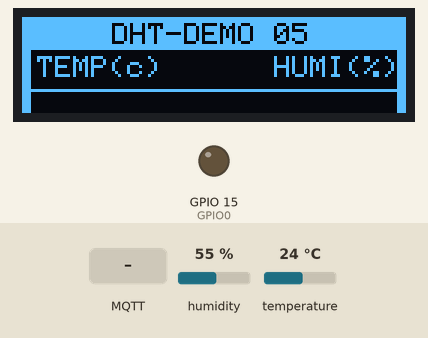
A sketch run on a simulated ESP8266 (NodeMCU). Parts: 128×32 one-colour display, output pins drawn as LEDs (lit = HIGH). Wiring (inferred from the names in the program): DHT22 sensor: data GPIO 13. Inputs (shaded band) come from the test bench; at power-on: humidity 55 %, temperature 24 °C. WiFi joins after 1.5 s; servers stay silent unless stated; no MQTT or app messages arrive unless stated; pins used as bus, display or sensor lines are not drawn; what the sketch prints to the serial monitor is not drawn.

Above: at 7.2 s.
7.3 s: MQTT message "getGpioStatus" arrives on the first subscribed topic
8.8 s: MQTT message "setGpioStatus" arrives on the first subscribed topic
10.3 s: MQTT message "1" arrives on the first subscribed topic
Timing chart, 0 to 13.3 s (numbered marks = the images above; inputs shaded):
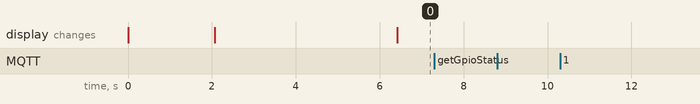

The sketch:

iot_dht_demo_control.ino
```cpp
 /* 1.此次的更新，首先采用了v2.0版本SPI的屏显接线方式，使得OLED与板子的接线更加紧凑方便；
  * 2.考虑到外壳包装的设计成本，所以暂时采用DHT22传感器进行实验；
  * 3.反控方面采用了一颗1W的绿光LED灯进行效果的展示；
  * 4.接线方式:|---------------|-----------------|------------------|------------ ----|
  *            | Nodemcu       |OLED             |DHT22             |LED              |
               |---------------|-----------------|------------------|-----------------|
               | GPIO16        |CS  -CS                                               |
               | GPIO05        |DC  -DC                                               |
               | GPIO4         |RES -RES                                              |
               | GPIO0         |D1  -MOSI                                             |
               | GPIO2         |D0  -CLK                                              |
               |---------------|-----------------|------------------------------------|
               | GPIO13                          |Data                                |
               | 3.3V                            |vcc                                 |
               | GND                             |gnd                                 |
               |---------------------------------|-------------------|----------------|
               | GPIO15                                              | +              |
               | GND                                                 | -              |
               |-----------------------------------------------------|----------------|
   注意：本案列采用Adafruit_SSD1306.h库文件，不能直接使用，需要进行文件修改(本例OLED是SSD1306_128_64）)，解决方法:
        1.进入Arduino库文件夹，打开Adafruit_SSD1306.h (使用任意文本编辑器打开)
        2.找到行：#define SSD1306_128_32
        3.取消改行的注释: #define SSD1306_128_64
        4.在Arduino中打开实例文件： ssd1306_128x64_i2c
        5.在setup函数中将地址从0x3D更改为0x3C
        为避免取模后出现错误显示，取模时进行设置：1.横向取模；2.保留最后一个逗号；3.只在字母前加0；
*/
/********************库文件引用*****************************************/
#include <SPI.h>
#include <Wire.h>
#include <Adafruit_GFX.h>
#include <Adafruit_SSD1306.h>

#include "DHT.h"
#include <ESP8266WiFi.h>
#include <ArduinoJson.h>
#include <PubSubClient.h>
/*****************************网络初始化****************************/
#define WIFI_SSID "TCGW"       // 使用时请修改为当前你的 wifi ssid
#define WIFI_PASS "tcgw1234"   // 使用时请修改为当前你的 wifi 密码
const char* mqtt_server = "139.224.9.212";
WiFiClient espClient;
PubSubClient client(espClient);
/******************************************************************/
#define GPIO0 15              //gpio2引脚
#define GPIO0_PIN 15
int status = WL_IDLE_STATUS;
boolean gpioState[] = {false, false};
/********************oled初始化*********************************/
#define OLED_MOSI  0 //D1
#define OLED_CLK   2 //D0
#define OLED_DC    5
#define OLED_CS    16
#define OLED_RESET 4
Adafruit_SSD1306 display(OLED_MOSI, OLED_CLK, OLED_DC, OLED_RESET, OLED_CS);
/********************DHT22初始化*********************************/
#define DHTPIN  13
#define DHTTYPE DHT22
DHT dht(DHTPIN, DHTTYPE);
/********************变量初始化*********************************/
float humidity,humiditybuf;
float temperature,temperaturebuf;
long lastMsg = 0;
long lastPub = 0;
char msg[50];

static const unsigned char PROGMEM Gateway[] = {
0xFF,0xFF,0xFF,0xFF,0xFF,0xFF,0xFF,0xFF,0xFF,0xFF,0xFF,0xFF,0xFF,0xFF,0xFF,0xFF,
0xFF,0xFF,0xFF,0xFF,0xFF,0xFF,0xFF,0xFF,0xFF,0xFF,0xFF,0xFF,0xFF,0xFF,0xFF,0xFF,
0xFF,0xFF,0xFF,0xFF,0xFF,0xFF,0xFF,0xFF,0xFF,0xFF,0xFF,0xFF,0xFF,0xFF,0xFF,0xFF,
0xFF,0xFF,0xFF,0xFE,0xFB,0xFF,0xFF,0xC0,0x1C,0x00,0x7B,0xBF,0xFF,0xFF,0xFF,0xFF,
0xFF,0xFF,0xFF,0xFF,0x40,0x30,0x11,0xDA,0xDD,0xFF,0x7B,0x87,0xFF,0xFF,0xFF,0xFF,
0xFF,0xFF,0xFF,0xFF,0xFB,0xFD,0x7D,0xC0,0x1D,0xFF,0x77,0x77,0xFF,0xFF,0xFF,0xFF,
0xFF,0xFF,0xFF,0xFF,0xE0,0x70,0x1D,0xFD,0xFC,0xEE,0x6C,0xAF,0xFF,0xFF,0xFF,0xFF,
0xFF,0xFF,0xFF,0xFE,0x7B,0xF5,0x5D,0x80,0x0D,0x55,0x63,0xDF,0xCF,0xFF,0xFF,0xFF,
0xFF,0xFF,0xFF,0xFF,0x40,0x35,0x51,0xFD,0xFD,0xBB,0x7B,0xAF,0xCF,0xFF,0xFF,0xFF,
0xFF,0xFF,0xFF,0xFF,0x6F,0x73,0x97,0xE0,0x3D,0xBB,0x76,0x73,0xFF,0xFF,0xFF,0xFF,
0xFF,0xFF,0xFF,0xFF,0x60,0x77,0xD7,0xEF,0xBD,0x55,0x61,0x07,0xFF,0xFF,0xFF,0xFF,
0xFF,0xFF,0xFF,0xFF,0x6F,0x70,0x17,0xEF,0xBC,0xEE,0x7F,0x77,0xCF,0xFF,0xFF,0xFF,
0xFF,0xFF,0xFF,0xFF,0x60,0x77,0xD5,0xED,0xBD,0xFF,0x79,0x77,0xCF,0xFF,0xFF,0xFF,
0xFF,0xFF,0xFF,0xFF,0x2F,0x70,0x15,0xED,0xBD,0xFF,0x67,0x07,0xFF,0xFF,0xFF,0xFF,
0xFF,0xFF,0xFF,0xFF,0x6E,0x77,0xD9,0x80,0x0D,0xFC,0x7F,0x77,0xFF,0xFF,0xFF,0xFF,
0xFF,0xFF,0xFF,0xFF,0xFF,0xFF,0xFF,0xFF,0xFF,0xFF,0xFF,0xFF,0xFF,0xFF,0xFF,0xFF,
0xFF,0xFF,0xFF,0xFF,0xFF,0xFF,0xFF,0xFF,0xFF,0xFF,0xFF,0xFF,0xFF,0xFF,0xFF,0xFF,
0xFF,0xFF,0xFF,0xFF,0xFF,0xFF,0xFF,0xFF,0xFF,0xFF,0xFF,0xFF,0xFF,0xFF,0xFF,0xFF,
0xFF,0xFF,0xFF,0xFF,0xFF,0xFF,0xFF,0xFF,0xFF,0xFF,0xFF,0xFF,0xFF,0xFF,0xFF,0xFF,
  };
  static const unsigned char PROGMEM Kuang[] = {
0xFF,0xFF,0xFF,0xFF,0xFF,0xFF,0xFF,0xFF,0xFF,0xFF,0xFF,0xFF,0xFF,0xFF,0xFF,0xFC,
0x80,0x00,0x00,0x00,0x00,0x00,0x00,0x00,0x00,0x00,0x00,0x00,0x00,0x00,0x00,0x04,
0x80,0x00,0x00,0x00,0x00,0x00,0x00,0x00,0x00,0x00,0x00,0x00,0x00,0x00,0x00,0x04,
0x80,0x00,0x00,0x00,0x00,0x00,0x00,0x00,0x00,0x00,0x00,0x00,0x00,0x00,0x00,0x04,
0x80,0x00,0x00,0x00,0x00,0x00,0x00,0x00,0x00,0x00,0x00,0x00,0x00,0x00,0x00,0x04,
0x80,0x00,0x00,0x00,0x00,0x00,0x00,0x00,0x00,0x00,0x00,0x00,0x00,0x00,0x00,0x04,
0x80,0x00,0x00,0x00,0x00,0x00,0x00,0x00,0x00,0x00,0x00,0x00,0x00,0x00,0x00,0x04,
0x80,0x00,0x00,0x00,0x00,0x00,0x00,0x00,0x00,0x00,0x00,0x00,0x00,0x00,0x00,0x04,
0x80,0x00,0x00,0x00,0x00,0x00,0x00,0x00,0x00,0x00,0x00,0x00,0x00,0x00,0x00,0x04,
0x80,0x00,0x00,0x00,0x00,0x00,0x00,0x00,0x00,0x00,0x00,0x00,0x00,0x00,0x00,0x04,
0x80,0x00,0x00,0x00,0x00,0x00,0x00,0x00,0x00,0x00,0x00,0x00,0x00,0x00,0x00,0x04,
0x80,0x00,0x00,0x00,0x00,0x00,0x00,0x00,0x00,0x00,0x00,0x00,0x00,0x00,0x00,0x04,
0x80,0x00,0x00,0x00,0x00,0x00,0x00,0x00,0x00,0x00,0x00,0x00,0x00,0x00,0x00,0x04,
0x80,0x00,0x00,0x00,0x00,0x00,0x00,0x00,0x00,0x00,0x00,0x00,0x00,0x00,0x00,0x04,
0xFF,0xFF,0xFF,0xFF,0xFF,0xFF,0xFF,0xFF,0xFF,0xFF,0xFF,0xFF,0xFF,0xFF,0xFF,0xFC,};\
static const unsigned char PROGMEM Kuang2[] = {
0xFF,0xFF,0xFF,0xFF,0xFF,0xFF,0xFF,0xFF,0xFF,0xFF,0xFF,0xFF,0xFF,0xFF,0xFF,0xFF,
0xE0,0x00,0x00,0x00,0x00,0x00,0x00,0x00,0x00,0x00,0x00,0x00,0x00,0x00,0x00,0x07,
0xE0,0x00,0x00,0x00,0x00,0x00,0x00,0x00,0x00,0x00,0x00,0x00,0x00,0x00,0x00,0x07,
0xE0,0x00,0x00,0x00,0x00,0x00,0x00,0x00,0x00,0x00,0x00,0x00,0x00,0x00,0x00,0x07,
0xE0,0x00,0x00,0x00,0x00,0x00,0x00,0x00,0x00,0x00,0x00,0x00,0x00,0x00,0x00,0x07,
0xE0,0x00,0x00,0x00,0x00,0x00,0x00,0x00,0x00,0x00,0x00,0x00,0x00,0x00,0x00,0x07,
0xE0,0x00,0x00,0x00,0x00,0x00,0x00,0x00,0x00,0x00,0x00,0x00,0x00,0x00,0x00,0x07,
0xE0,0x00,0x00,0x00,0x00,0x00,0x00,0x00,0x00,0x00,0x00,0x00,0x00,0x00,0x00,0x07,
0xE0,0x00,0x00,0x00,0x00,0x00,0x00,0x00,0x00,0x00,0x00,0x00,0x00,0x00,0x00,0x07,
0xE0,0x00,0x00,0x00,0x00,0x00,0x00,0x00,0x00,0x00,0x00,0x00,0x00,0x00,0x00,0x07,
0xE0,0x00,0x00,0x00,0x00,0x00,0x00,0x00,0x00,0x00,0x00,0x00,0x00,0x00,0x00,0x07,
0xE0,0x00,0x00,0x00,0x00,0x00,0x00,0x00,0x00,0x00,0x00,0x00,0x00,0x00,0x00,0x07,
0xE0,0x00,0x00,0x00,0x00,0x00,0x00,0x00,0x00,0x00,0x00,0x00,0x00,0x00,0x00,0x07,
0xE0,0x00,0x00,0x00,0x00,0x00,0x00,0x00,0x00,0x00,0x00,0x00,0x00,0x00,0x00,0x07,
0xE0,0x00,0x00,0x00,0x00,0x00,0x00,0x00,0x00,0x00,0x00,0x00,0x00,0x00,0x00,0x07,
0xE0,0x00,0x00,0x00,0x00,0x00,0x00,0x00,0x00,0x00,0x00,0x00,0x00,0x00,0x00,0x07,
0xE0,0x00,0x00,0x00,0x00,0x00,0x00,0x00,0x00,0x00,0x00,0x00,0x00,0x00,0x00,0x07,
0xE0,0x00,0x00,0x00,0x00,0x00,0x00,0x00,0x00,0x00,0x00,0x00,0x00,0x00,0x00,0x07,
0xE0,0x00,0x00,0x00,0x00,0x00,0x00,0x00,0x00,0x00,0x00,0x00,0x00,0x00,0x00,0x07,
0xE0,0x00,0x00,0x00,0x00,0x00,0x00,0x00,0x00,0x00,0x00,0x00,0x00,0x00,0x00,0x07,
0xE0,0x00,0x00,0x00,0x00,0x00,0x00,0x00,0x00,0x00,0x00,0x00,0x00,0x00,0x00,0x07,
0xE0,0x00,0x00,0x00,0x00,0x00,0x00,0x00,0x00,0x00,0x00,0x00,0x00,0x00,0x00,0x07,
0xE0,0x00,0x00,0x00,0x00,0x00,0x00,0x00,0x00,0x00,0x00,0x00,0x00,0x00,0x00,0x07,
0xE0,0x00,0x00,0x00,0x00,0x00,0x00,0x00,0x00,0x00,0x00,0x00,0x00,0x00,0x00,0x07,
0xE0,0x00,0x00,0x00,0x00,0x00,0x00,0x00,0x00,0x00,0x00,0x00,0x00,0x00,0x00,0x07,
0xE0,0x00,0x00,0x00,0x00,0x00,0x00,0x00,0x00,0x00,0x00,0x00,0x00,0x00,0x00,0x07,
0xE0,0x00,0x00,0x00,0x00,0x00,0x00,0x00,0x00,0x00,0x00,0x00,0x00,0x00,0x00,0x07,
0xE0,0x00,0x00,0x00,0x00,0x00,0x00,0x00,0x00,0x00,0x00,0x00,0x00,0x00,0x00,0x07,
0xE0,0x00,0x00,0x00,0x00,0x00,0x00,0x00,0x00,0x00,0x00,0x00,0x00,0x00,0x00,0x07,
0xE0,0x00,0x00,0x00,0x00,0x00,0x00,0x00,0x00,0x00,0x00,0x00,0x00,0x00,0x00,0x07,
0xE0,0x00,0x00,0x00,0x00,0x00,0x00,0x00,0x00,0x00,0x00,0x00,0x00,0x00,0x00,0x07,
0xE0,0x00,0x00,0x00,0x00,0x00,0x00,0x00,0x00,0x00,0x00,0x00,0x00,0x00,0x00,0x07,
0xE0,0x00,0x00,0x00,0x00,0x00,0x00,0x00,0x00,0x00,0x00,0x00,0x00,0x00,0x00,0x07,
0xE0,0x00,0x00,0x00,0x00,0x00,0x00,0x00,0x00,0x00,0x00,0x00,0x00,0x00,0x00,0x07,
0xE0,0x00,0x00,0x00,0x00,0x00,0x00,0x00,0x00,0x00,0x00,0x00,0x00,0x00,0x00,0x07,
0xE0,0x00,0x00,0x00,0x00,0x00,0x00,0x00,0x00,0x00,0x00,0x00,0x00,0x00,0x00,0x07,
0xE0,0x00,0x00,0x00,0x00,0x00,0x00,0x00,0x00,0x00,0x00,0x00,0x00,0x00,0x00,0x07,
0xE0,0x00,0x00,0x00,0x00,0x00,0x00,0x00,0x00,0x00,0x00,0x00,0x00,0x00,0x00,0x07,
0xE0,0x00,0x00,0x00,0x00,0x00,0x00,0x00,0x00,0x00,0x00,0x00,0x00,0x00,0x00,0x07,
0xE0,0x00,0x00,0x00,0x00,0x00,0x00,0x00,0x00,0x00,0x00,0x00,0x00,0x00,0x00,0x07,
0xE0,0x00,0x00,0x00,0x00,0x00,0x00,0x00,0x00,0x00,0x00,0x00,0x00,0x00,0x00,0x07,
0xE0,0x00,0x00,0x00,0x00,0x00,0x00,0x00,0x00,0x00,0x00,0x00,0x00,0x00,0x00,0x07,
0xE0,0x00,0x00,0x00,0x00,0x00,0x00,0x00,0x00,0x00,0x00,0x00,0x00,0x00,0x00,0x07,
0xE0,0x00,0x00,0x00,0x00,0x00,0x00,0x00,0x00,0x00,0x00,0x00,0x00,0x00,0x00,0x07,
0xE0,0x00,0x00,0x00,0x00,0x00,0x00,0x00,0x00,0x00,0x00,0x00,0x00,0x00,0x00,0x07,
0xE0,0x00,0x00,0x00,0x00,0x00,0x00,0x00,0x00,0x00,0x00,0x00,0x00,0x00,0x00,0x07,
0xE0,0x00,0x00,0x00,0x00,0x00,0x00,0x00,0x00,0x00,0x00,0x00,0x00,0x00,0x00,0x07,
0xE0,0x00,0x00,0x00,0x00,0x00,0x00,0x00,0x00,0x00,0x00,0x00,0x00,0x00,0x00,0x07,
0xE0,0x00,0x00,0x00,0x00,0x00,0x00,0x00,0x00,0x00,0x00,0x00,0x00,0x00,0x00,0x07,
0xE0,0x00,0x00,0x00,0x00,0x00,0x00,0x00,0x00,0x00,0x00,0x00,0x00,0x00,0x00,0x07,
0xE0,0x00,0x00,0x00,0x00,0x00,0x00,0x00,0x00,0x00,0x00,0x00,0x00,0x00,0x00,0x07,
0xE0,0x00,0x00,0x00,0x00,0x00,0x00,0x00,0x00,0x00,0x00,0x00,0x00,0x00,0x00,0x07,
0xE0,0x00,0x00,0x00,0x00,0x00,0x00,0x00,0x00,0x00,0x00,0x00,0x00,0x00,0x00,0x07,
0xE0,0x00,0x00,0x00,0x00,0x00,0x00,0x00,0x00,0x00,0x00,0x00,0x00,0x00,0x00,0x07,
0xE0,0x00,0x00,0x00,0x00,0x00,0x00,0x00,0x00,0x00,0x00,0x00,0x00,0x00,0x00,0x07,
0xE0,0x00,0x00,0x00,0x00,0x00,0x00,0x00,0x00,0x00,0x00,0x00,0x00,0x00,0x00,0x07,
0xE0,0x00,0x00,0x00,0x00,0x00,0x00,0x00,0x00,0x00,0x00,0x00,0x00,0x00,0x00,0x07,
0xE0,0x00,0x00,0x00,0x00,0x00,0x00,0x00,0x00,0x00,0x00,0x00,0x00,0x00,0x00,0x07,
0xE0,0x00,0x00,0x00,0x00,0x00,0x00,0x00,0x00,0x00,0x00,0x00,0x00,0x00,0x00,0x07,
0xE0,0x00,0x00,0x00,0x00,0x00,0x00,0x00,0x00,0x00,0x00,0x00,0x00,0x00,0x00,0x07,
0xE0,0x00,0x00,0x00,0x00,0x00,0x00,0x00,0x00,0x00,0x00,0x00,0x00,0x00,0x00,0x07,
0xFF,0xFF,0xFF,0xFF,0xFF,0xFF,0xFF,0xFF,0xFF,0xFF,0xFF,0xFF,0xFF,0xFF,0xFF,0xFF,
0xFF,0xFF,0xFF,0xFF,0xFF,0xFF,0xFF,0xFF,0xFF,0xFF,0xFF,0xFF,0xFF,0xFF,0xFF,0xFF,
0xFF,0xFF,0xFF,0xFF,0xFF,0xFF,0xFF,0xFF,0xFF,0xFF,0xFF,0xFF,0xFF,0xFF,0xFF,0xFF,
};
/***********************************************************/
void setup(void) {
  Wire.begin(12, 13);
  Serial.begin(9600);
  dht.begin();

  pinMode(GPIO0, OUTPUT);
  digitalWrite(GPIO0,LOW);
  delay(10);

  display.display();
  pinMode(16,OUTPUT);
  display.begin(SSD1306_SWITCHCAPVCC);
  delay(2000);
  display.clearDisplay(); // Clear the display buffer.
  display.drawPixel(10, 10, WHITE);
  display.display();
  delay(2000);
  display.clearDisplay();

  WiFi.begin(WIFI_SSID, WIFI_PASS);
  client.setServer(mqtt_server,1883);
  client.setCallback(on_message);
  delay(2000);
  Serial.println(F("[Debug]:初始化完成..."));
}


void loop(){
    while (!client.connected()) {
       if (WiFi.status() != WL_CONNECTED) {
              Serial.println(F("[Debug]:请连接Wifi..."));
              display.setTextColor(BLACK,WHITE );
              display.setTextSize(1);
              display.drawBitmap(0, 0, Gateway, 128, 19, 1);
              display.setTextColor(WHITE,BLACK);
              display.setTextSize(1);
              display.setCursor(0, 31);
              display.print("     SSID: TCGW");
              display.setCursor(0, 46);
              display.print("   PSWD: tcgw1234");
              display.display();
              display.clearDisplay();
              delay(3500);

              WiFi.begin(WIFI_SSID, WIFI_PASS);
               /*  while (WiFi.status() != WL_CONNECTED) {
                      delay(500);
                      Serial.print(".");
                      }*/
                 }
        if ( client.connect("ESP8266 Device","LOCBx798RQ39ByN05LVd", NULL) ) {// Attempt to connect (clientId, username, password)
              Serial.println( "[DONE]" );// Subscribing to receive RPC requests
              client.subscribe("v1/devices/me/rpc/request/+");// Sending current GPIO status
              Serial.println(F("发送现在的GPIO口状态："));
              client.publish("v1/devices/me/attributes", get_gpio_status().c_str());
            }
        }
        client.loop();


        long now =millis();
        if(now-lastMsg>1000){
              lastMsg = now;
              digitalWrite(16,HIGH);
              humidity = dht.readHumidity();
              temperature = dht.readTemperature();
              if(!isnan(temperature) && !isnan(humidity)){ /*数据采集，采集的过程中会出现采集失败“nan”的正常状况，所以采用缓存来避免“nan”值的显示*/

                    temperaturebuf = temperature;
                    humiditybuf = humidity;
                    Serial.print(F("温度："));
                    Serial.print(temperature);
                    Serial.print(F("  湿度："));
                    Serial.println(humidity);
              } else{
                    Serial.print(F("温度(buf)："));
                    Serial.print(temperaturebuf);
                    Serial.print(F("  湿度(buf)："));
                    Serial.println(humiditybuf);
                    }

                    /*屏幕第一行的显示*/
                    display.setTextColor(BLACK,WHITE );
                    display.setTextSize(1);
                    display.setCursor(0, 0);
                    display.print("                     ");
                    display.setCursor(0, 2);
                    display.print("     DHT-DEMO 05       ");
                    /*第二行标签的显示*/
                    display.setTextSize(1);
                    display.setTextColor( WHITE,BLACK);
                    display.setCursor(0, 10);
                    display.print("                     ");
                    display.setCursor(5, 13);
                    display.print("TEMP(c)");
                    display.setCursor(84, 13);
                    display.print("HUMI(%)");
                    display.setTextColor(WHITE,BLACK);
                    //display.setCursor(0, 20);
                    display.drawBitmap(0, 10, Kuang, 128, 15, 1);
                    display.drawBitmap(0, 0, Kuang2, 128, 64, 1);
                    //display.print("---------------------");
                    /*第三行温湿度的显示*/
                    display.setTextSize(2);
                    display.setCursor(5, 38);
                    if(!isnan(temperature)){
                        display.print(temperature,1);
                    }else{
                        display.print(temperaturebuf,1);}
                    display.setTextSize(2);
                    display.setCursor(76, 38);
                    if(!isnan(humidity)){
                        display.print(humidity,1);
                    }else{
                        display.print(humiditybuf,1);}
                    display.display();
                    display.clearDisplay();

                    if (now - lastPub >15000 && !isnan(dht.readTemperature())) {
                           lastPub = now + 14000;
                           client.connect("LOCBx798RQ39ByN05LVd","LOCBx798RQ39ByN05LVd","");
                           String payload = "{";
                           payload += "\"TEMP\":";
                           payload += temperature;
                           payload += ",";
                           payload += "\"HUMI\":";
                           payload += humidity;
                           payload += "}";
                           char attributes[300];
                           payload.toCharArray( attributes, 100 );
                           client.publish( "v1/devices/me/telemetry", attributes );
                           Serial.print(F("[Debug]:发布成功,内容为: "));
                           digitalWrite(16,LOW);
                           Serial.println(attributes);
                           }
                     // delay(1000);
                      }
             }


void on_message(const char* topic, byte* payload, unsigned int length) {
    Serial.println("On message");
    char json[length + 1];
    strncpy (json, (char*)payload, length);
    json[length] = '\0';

    Serial.print(F("标题为: "));
    Serial.println(topic);
    Serial.print(F("信息: "));
    Serial.println(json);

    StaticJsonBuffer<200> jsonBuffer;
    JsonObject& data = jsonBuffer.parseObject((char*)json);
   /****************Debug**************************
    if (!data.success()){Serial.println("parseObject() failed");return; }*/
    String methodName = String((const char*)data["method"]);
    if (methodName.equals("getGpioStatus")) {   //获取引脚状态
          String responseTopic = String(topic);
          responseTopic.replace("request", "response");
          client.publish(responseTopic.c_str(), get_gpio_status().c_str());

    }else if(methodName.equals("setGpioStatus")) {  //设置引脚状态
          set_gpio_status(data["params"]["pin"], data["params"]["enabled"]);
          String responseTopic = String(topic);
          responseTopic.replace("request", "response");
          client.publish(responseTopic.c_str(), get_gpio_status().c_str());
          client.publish("v1/devices/me/attributes", get_gpio_status().c_str());
          }
      }

String get_gpio_status() {
      StaticJsonBuffer<200> jsonBuffer;
      JsonObject& data = jsonBuffer.createObject();
      data[String(GPIO0_PIN)] = gpioState[0] ? true : false;
      char payload[256];
      data.printTo(payload, sizeof(payload));
      String strPayload = String(payload);
      Serial.print(F("当前Gpio状态为: "));
      Serial.println(strPayload);
      return strPayload;
      }

void set_gpio_status(int pin, boolean enabled) {
      if (pin == GPIO0_PIN) {
          digitalWrite(GPIO0, enabled ? HIGH : LOW);
          gpioState[0] = enabled;
          }
      }


/*
static const unsigned char PROGMEM Du[] = {//24x21
0x03,0x00,0x00,0x07,0x87,0xC0,0x06,0x9E,0xE8,0x07,0x98,0x38,0x03,0x30,0x18,0x00,
0x30,0x08,0x00,0x60,0x00,0x00,0x60,0x00,0x00,0x60,0x00,0x00,0x60,0x00,0x00,0x60,
0x00,0x00,0x30,0x00,0x00,0x30,0x08,0x00,0x18,0x38,0x00,0x0F,0xF0,0x00,0x07,0xC0,
0x12,0x00,0x00,0x00,0x01,0x00,0x00,0x00,0x02,0x00,0x00,0x00,0x31,0x36,0x00,
};
static const unsigned char PROGMEM Bai[] = {
0x00,0x00,0x00,0x0E,0x00,0xC0,0x1F,0x01,0xC0,0x19,0x03,0x80,0x19,0x07,0x00,0x19,
0x0E,0x00,0x19,0x1C,0x00,0x1F,0x38,0x00,0x0E,0x73,0x80,0x00,0xE7,0xC0,0x01,0xC4,
0xC0,0x03,0x84,0xC0,0x07,0x04,0xC0,0x0E,0x04,0xC0,0x0C,0x07,0xC0,0x00,0x03,0x80,
0x08,0x62,0x39,0x02,0x08,0x62,0x39,0x02,0x7C,0x06,0x00,0x00,0x10,0x00,0x00,};

第四行显示单位
display.setTextSize(1);
display.drawBitmap(9, 49, Du, 21, 21, 1);
display.drawBitmap(91, 48, Bai, 21, 21, 1);
*/
         /*避免过多的nan值显示而引用的测试代码：
       * client.loop();                                                     //MCU接收数据的主循环函数
        long now = millis();                                               //millis()函数从程序开始处返回毫秒
        if (now - lastmsg >5000 && !isnan(dht.readTemperature())) {                                         //每隔1秒发一次信号
              lastmsg = now;

               if(WiFi.status() != WL_CONNECTED){
                      Serial.println(F("[Debug]:WiFi未连接..."));
               }else{ Serial.println(F("[Debug]:WiFi已连接，即将连接服务..."));}
               client.connect("aH1oVsTHng8LZUKTxi55","aH1oVsTHng8LZUKTxi55","");
               if (!client.connected()) {
                      Serial.println(F("[Debug]:MQTT服务未连接..."));
               }else{
                      Serial.println(F("[Debug]:MQTT连接成功..."));
                       String payload = "{";                       //构建一个 JSON 格式的payload的字符串
                       payload += "\"TEMP\":";
                       payload += temperature;                             //引入温度变量
                       payload += ",";
                       payload += "\"HUMI\":";
                       payload += humidity;
                       payload += "}";

                       char attributes[300];                         //发布主题的内容长度
                       payload.toCharArray( attributes, 100 );       //将pyload字串指向变量attributes
                       client.publish( "v1/devices/me/telemetry", attributes );      //发布的主题名称及存储在json格式payload下的字串（主题名可更改）
                       Serial.print(F("[Debug]:发布成功,内容为: "));                                  //串口打印发布的信息
                       digitalWrite(16,LOW);
                       Serial.println(attributes);
                       }
                 }
                 delay(1000);*/
```

Measured:
- after the input at 7.3 s, every drawn part: stays the same
- after the input at 8.8 s, every drawn part: stays the same
- after the input at 10.3 s, every drawn part: stays the same
